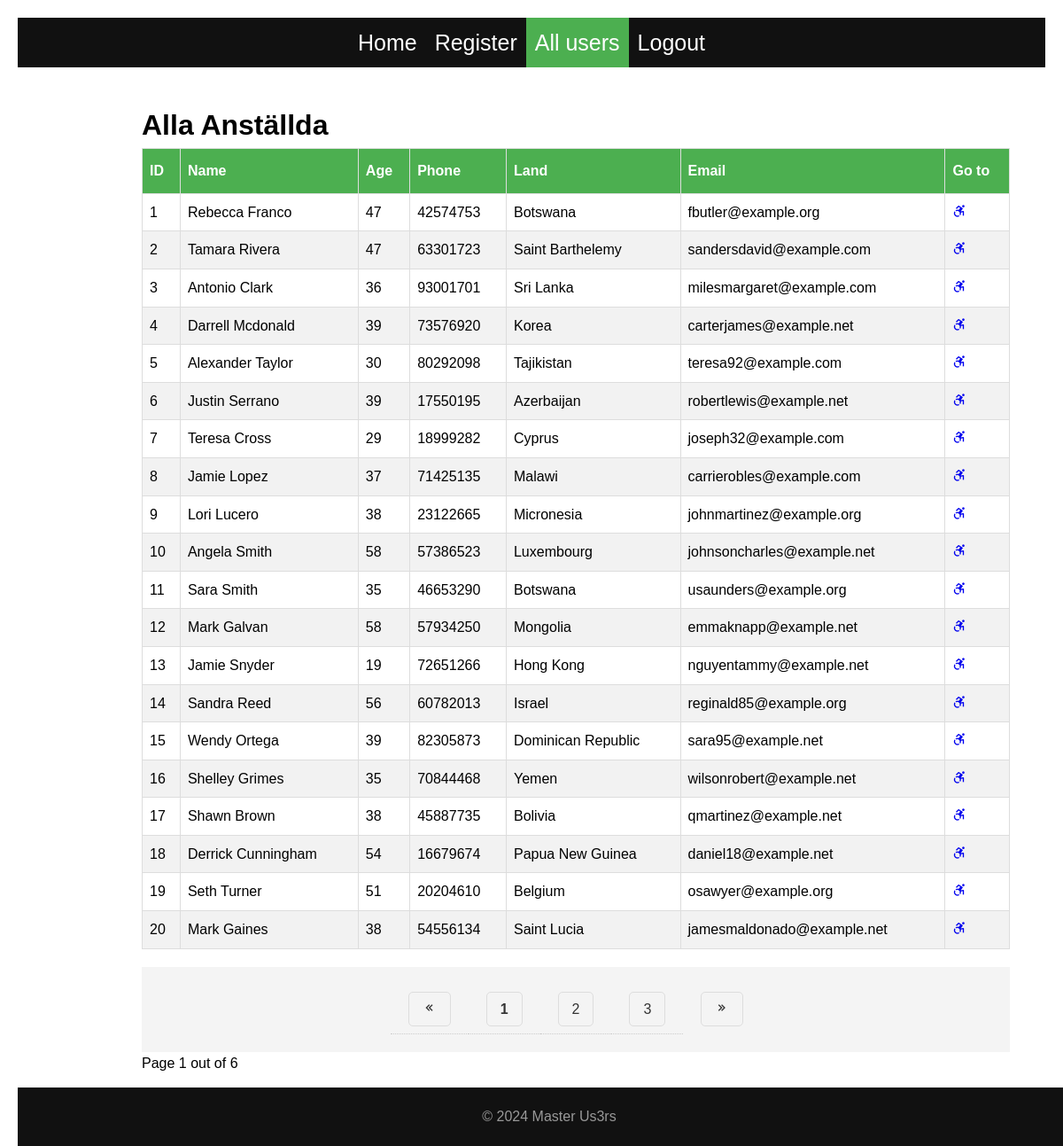
Page /allusers?sort_column=id&sort_order=asc (signed in) on the committed database.
### models.py (models this page shows)
class Person(db.Model):
    id = db.Column(db.Integer, primary_key=True)
    name = db.Column(db.String(128))
    age = db.Column(db.Integer)
    email = db.Column(db.String(128), unique=True)
    username = db.Column(db.String(128), unique=True)
    land = db.Column(db.String(128))
    phone = db.Column(db.String(128))

### app.py (the view)
@app.route("/allusers")
@login_required
def all_users():
    sorting_column = request.args.get('sort_column', 'name')
    sorting_order = request.args.get('sort_order', 'asc')
    page = request.args.get('page', 1, type=int)
    match sorting_column:
        case 'name':
            sort_by = Person.name
        case 'age':
            sort_by = Person.age
        case 'username':
            sort_by = Person.username
        case 'phone':
            sort_by = Person.phone
        case 'email':
            sort_by = Person.email
        case 'land':
            sort_by = Person.land
        case _:
            sort_by = Person.id
    sort_by = sort_by.asc() if sorting_order == 'asc' else sort_by.desc()
    all_users = Person.query.order_by(sort_by)
    pa_obj = all_users.paginate(page=page, per_page=20, error_out=True)
    return render_template('users.html',
                        all_users=pa_obj.items,
                        pagination=pa_obj,
                        sort_column=sorting_column,
                        sort_order=sorting_order,
                        page=page,
                        pages=pa_obj.pages,
                        has_next=pa_obj.has_next,
                        has_prev=pa_obj.has_prev
                    )

### Templates/users.html (shortened to what this page needs)
{% extends "base.html"%}
{% block content %}
<div class="container">
    <h1>Alla Anställda</h1>
    <table class="table table-bordered">
        <thead>
            <tr>
           <th scope="col">ID
           </th>
           <th scope="col">Name
            </th>
            <th scope="col">Age
            </th>
            <th scope="col">Phone
            </th>
            <th scope="col">Land
            </th>
            <th scope="col">Email
            </th>
            <th scope="col">Go to</th>
        </tr>
    </thead>
    <tbody>
        {% for user in all_users%}
        <tr>
            <td scope="row">{{user.id}}</td>
            <td scope="col">{{user.name}}</td>
            <td scope="col">{{user.age}}</td>
            <td scope="col">{{user.phone}}</td>
            <td scope="col">{{user.land}}</td>
            <td scope="col">{{user.email}}</td>
            <td scope="col">
                <a href="{{url_for('user_page', user_id = user.id)}}">
                    <i class='bx bx-accessibility'></i>
                </a>
            </td>
        </tr>
        {%endfor%}
    </tbody>
 </table>
 <nav aria-label="Page navigation example">
    <ul class="pagination">
        {% if pages !=1 %}
            {% if has_prev %}
            <li class="page-item">
                <a class="page-link" href="{{url_for('all_users', sort_column = sort_column, sort_order = sort_order, page = page - 1)}}" aria-label="Föregående">
                    <i class='bx bx-chevrons-left'></i>
                </a>
            </li>
            {% else %}
            <li class="page-item disabled">
                <a class="page-link"><i class='bx bx-chevrons-left'></i></box-icon></a>
            </li>
            {% endif %}
            {% for page in pagination.iter_pages(left_edge=0, right_edge=0, left_current=2, right_current=2) %}
                {% if page %}
                    {% if page != pagination.page %}
                    <li class="page-item">
                        <a class="page-link" href="{{url_for('all_users', sort_column = sort_column, sort_order = sort_order, page = page)}}">{{ page }}</a>
                    </li>
                    {% else %}
                    <li class="page-item active">
                        <a class="page-link"><strong>{{ page }}</strong></a>
                    </li>
                    {% endif %}
                {% endif %}
            {% endfor %}
            {% if has_next %}
                <li class="page-item">
                    <a class="page-link" href="{{url_for('all_users', sort_column = sort_column, sort_order = sort_order, page = page + 1)}}">
                        <i class='bx bx-chevrons-right'></i>
                    </a>
                </li>
            {% else %}
                <li class="page-item disabled">
                    <a class="page-link"><i class='bx bx-chevrons-right'></i></a>
                </li>
            {% endif %}
        {% endif %}
    </ul>
    <p>Page {{page}} out of {{pages}}</p>
 </nav>
</div>
{% endblock %}

### static/style.css (style rules this page uses)
* { margin: 0; padding: 0; box-sizing: border-box; }
html, body { height: 100%; margin: 0; }
body { font-family: 'Arial', sans-serif; line-height: 1.6; margin: 20px; }
.container { max-width: 1100px; margin: auto; padding: 20px; overflow: auto; }
ul { list-style: none; background: #f4f4f4; margin-top: 20px; }
ul li { padding: 15px; border-bottom: 1px #ccc dotted; }
ul li:last-child { border-bottom: none; }
ul li a { text-decoration: none; color: #333; }
.table { width: 100%; border-collapse: collapse; }
.table td, .table th { border: 1px solid #ddd; padding: 8px; }
.table tr:nth-child(even) { background-color: #f2f2f2; }
.table th { padding-top: 12px; padding-bottom: 12px; text-align: left; background-color: #4CAF50; color: white; }
.pagination { display: flex; justify-content: center; padding: 20px; }
.page-link { padding: 10px 15px; margin: 0 5px; border: 1px solid #ddd; color: #333; text-decoration: none; border-radius: 5px; }
a { text-decoration:none; }

### rows in the picture
Person: id "1", name "Rebecca Franco", age "47", phone "42574753", land "Botswana", email "fbutler@example.org"
Person: id "2", name "Tamara Rivera", age "47", phone "63301723", land "Saint Barthelemy", email "sandersdavid@example.com"
Person: id "3", name "Antonio Clark", age "36", phone "93001701", land "Sri Lanka", email "milesmargaret@example.com"
Person: id "4", name "Darrell Mcdonald", age "39", phone "73576920", land "Korea", email "carterjames@example.net"
Person: id "5", name "Alexander Taylor", age "30", phone "80292098", land "Tajikistan", email "teresa92@example.com"
Person: id "6", name "Justin Serrano", age "39", phone "17550195", land "Azerbaijan", email "robertlewis@example.net"
Person: id "7", name "Teresa Cross", age "29", phone "18999282", land "Cyprus", email "joseph32@example.com"
Person: id "8", name "Jamie Lopez", age "37", phone "71425135", land "Malawi", email "carrierobles@example.com"
Person: id "9", name "Lori Lucero", age "38", phone "23122665", land "Micronesia", email "johnmartinez@example.org"
Person: id "10", name "Angela Smith", age "58", phone "57386523", land "Luxembourg", email "johnsoncharles@example.net"
Person: id "11", name "Sara Smith", age "35", phone "46653290", land "Botswana", email "usaunders@example.org"
Person: id "12", name "Mark Galvan", age "58", phone "57934250", land "Mongolia", email "emmaknapp@example.net"
Person: id "13", name "Jamie Snyder", age "19", phone "72651266", land "Hong Kong", email "nguyentammy@example.net"
Person: id "14", name "Sandra Reed", age "56", phone "60782013", land "Israel", email "reginald85@example.org"
Person: id "15", name "Wendy Ortega", age "39", phone "82305873", land "Dominican Republic", email "sara95@example.net"
Person: id "16", name "Shelley Grimes", age "35", phone "70844468", land "Yemen", email "wilsonrobert@example.net"
Person: id "17", name "Shawn Brown", age "38", phone "45887735", land "Bolivia", email "qmartinez@example.net"
Person: id "18", name "Derrick Cunningham", age "54", phone "16679674", land "Papua New Guinea", email "daniel18@example.net"
Person: id "19", name "Seth Turner", age "51", phone "20204610", land "Belgium", email "osawyer@example.org"
Person: id "20", name "Mark Gaines", age "38", phone "54556134", land "Saint Lucia", email "jamesmaldonado@example.net"

### other values in the picture
{{ text }} "Home Register"
{{ text }} "All users"
{{ page }} "1"
{{ page }} "2" "3"
{{ pages }} "6"
